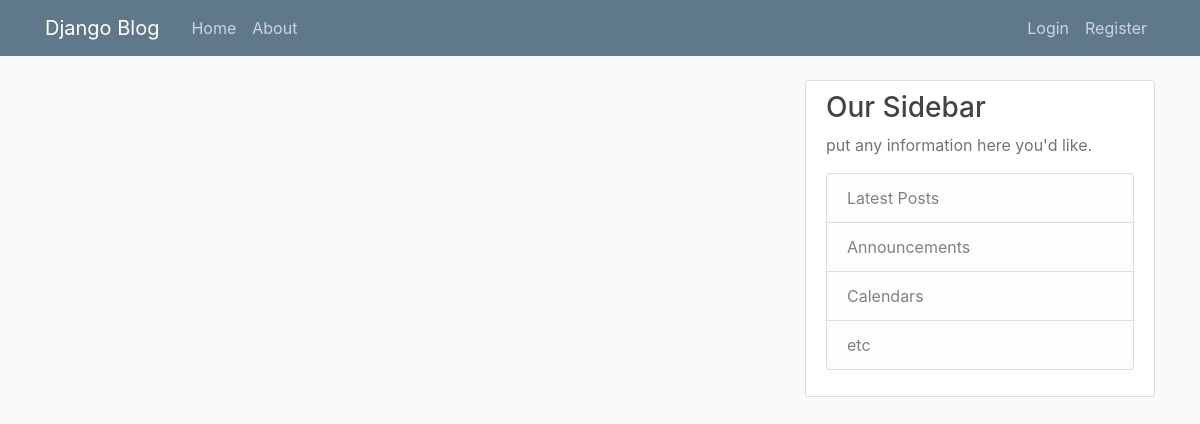
/, run on an earlier commit of the app's database.
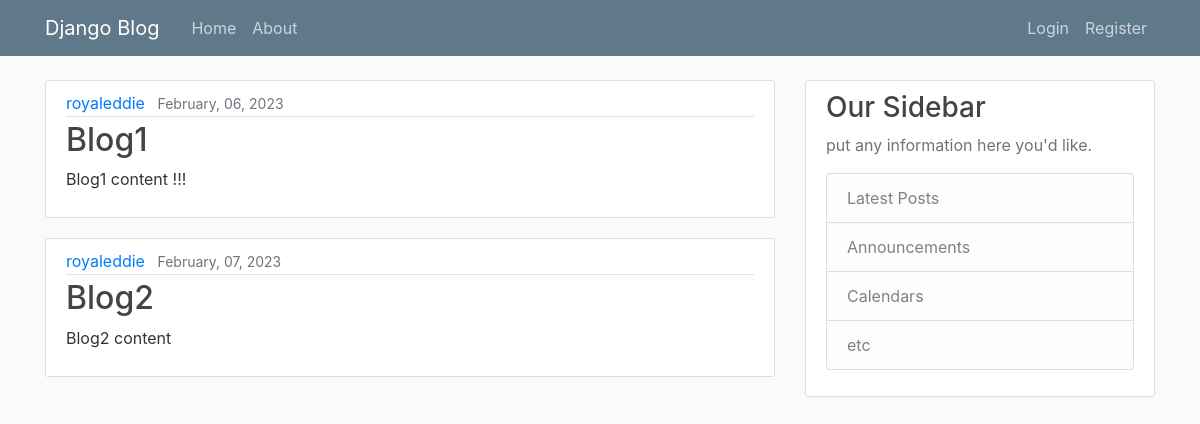
And on a later commit of the database.
### blog/models.py (models this page shows, shortened)
class Post(models.Model):
    title = models.CharField(max_length=100)
    content = models.TextField()
    datePosted = models.DateTimeField(default=timezone.now)
    author = models.ForeignKey(User, on_delete=models.CASCADE)

### blog/views.py (the view)
# urls.py: path('', views.home, name = 'blog-home'),
def home(request):
    context = {
        'posts': Post.objects.all()
    }
    return render(request, 'blog/home.html', context)

### blog/templates/blog/home.html
{%  extends 'blog/base.html' %}
{%  block content %}
    {% for post in posts %}
    <article class="media content-section">
        <div class="media-body">
          <div class="article-metadata">
            <a class="mr-2" href="#">{{ post.author }}</a>
            <small class="text-muted">{{ post.datePosted | date:"F, d, Y" }}</small>
          </div>
          <h2><a class="article-title" href="#">{{ post.title }}</a></h2>
          <p class="article-content">{{ post.content }}</p>
        </div>
      </article>
    {% endfor %}
{% endblock content %}

### blog/templates/blog/base.html (shortened to what this page needs)
{% load static %}
<!DOCTYPE html>
<html lang="en">
<head>
    <link rel="stylesheet" href="https://cdn.jsdelivr.net/npm/bootstrap@4.6.2/dist/css/bootstrap.min.css">
    <link rel="stylesheet" href="{% static 'blog/main.css' %}">
</head>
<body>
    <header class="site-header">
        <nav class="navbar navbar-expand-md navbar-dark bg-steel fixed-top">
          <div class="container">
            <a class="navbar-brand mr-4" href="{% url 'blog-home' %}">Django Blog</a>
            <div class="collapse navbar-collapse" id="navbarToggle">
              <div class="navbar-nav mr-auto">
                <a class="nav-item nav-link" href="{% url 'blog-home' %}">Home</a>
                <a class="nav-item nav-link" href="{% url 'blog-about' %}">About</a>
              </div>
              <div class="navbar-nav">
                <a class="nav-item nav-link" href="#">Login</a>
                <a class="nav-item nav-link" href="#">Register</a>
              </div>
            </div>
          </div>
        </nav>
    </header>
    <main role="main" class="container">
        <div class="row">
          <div class="col-md-8">
            {% block content %}{% endblock %}
          </div>
          <div class="col-md-4">
            <div class="content-section">
              <h3>Our Sidebar</h3>
              <p class='text-muted'>put any information here you'd like.
                <ul class="list-group">
                  <li class="list-group-item list-group-item-light">Latest Posts</li>
                  <li class="list-group-item list-group-item-light">Announcements</li>
                  <li class="list-group-item list-group-item-light">Calendars</li>
                  <li class="list-group-item list-group-item-light">etc</li>
                </ul>
              </p>
            </div>
          </div>
        </div>
    </main>
</body>
</html>

### blog/static/blog/main.css (style rules this page uses)
body { background: #fafafa; color: #333333; margin-top: 5rem; }
h1, h2, h3, h4, h5, h6 { color: #444444; }
ul { margin: 0; }
.bg-steel { background-color: #5f788a; }
.site-header .navbar-nav .nav-link { color: #cbd5db; }
.content-section { background: #ffffff; padding: 10px 20px; border: 1px solid #dddddd; border-radius: 3px; margin-bottom: 20px; }
.article-title { color: #444444; }
.article-content { white-space: pre-line; }
.article-metadata { padding-bottom: 1px; margin-bottom: 4px; border-bottom: 1px solid #e3e3e3 }

What changed in the data, as far as the page shows it:
added Post: author "royaleddie", datePosted "February, 06, 2023", title "Blog1", content "Blog1 content !!!"
added Post: author "royaleddie", datePosted "February, 07, 2023", title "Blog2", content "Blog2 content"
